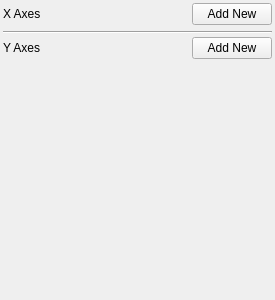
<ui version="4.0" >
 <class>MultiAxesTab</class>
 <widget class="QWidget" name="MultiAxesTab" >
  <property name="geometry" >
   <rect>
    <x>0</x>
    <y>0</y>
    <width>275</width>
    <height>300</height>
   </rect>
  </property>
  <property name="maximumSize" >
   <size>
    <width>275</width>
    <height>16777215</height>
   </size>
  </property>
  <property name="windowTitle" >
   <string>PlotMS Multi Axes Tab</string>
  </property>
  <layout class="QVBoxLayout" >
   <property name="spacing" >
    <number>3</number>
   </property>
   <property name="leftMargin" >
    <number>3</number>
   </property>
   <property name="topMargin" >
    <number>3</number>
   </property>
   <property name="rightMargin" >
    <number>3</number>
   </property>
   <property name="bottomMargin" >
    <number>3</number>
   </property>
   <item>
    <layout class="QHBoxLayout" >
     <property name="spacing" >
      <number>0</number>
     </property>
     <item>
      <widget class="QLabel" name="xLabel" >
       <property name="text" >
        <string>X Axes</string>
       </property>
      </widget>
     </item>
     <item>
      <spacer>
       <property name="orientation" >
        <enum>Qt::Horizontal</enum>
       </property>
       <property name="sizeHint" >
        <size>
         <width>40</width>
         <height>20</height>
        </size>
       </property>
      </spacer>
     </item>
     <item>
      <widget class="QPushButton" name="xNewButton" >
       <property name="text" >
        <string>Add New</string>
       </property>
      </widget>
     </item>
    </layout>
   </item>
   <item>
    <widget class="QFrame" name="xFrame" >
     <property name="frameShape" >
      <enum>QFrame::NoFrame</enum>
     </property>
     <property name="frameShadow" >
      <enum>QFrame::Raised</enum>
     </property>
    </widget>
   </item>
   <item>
    <widget class="Line" name="line" >
     <property name="orientation" >
      <enum>Qt::Horizontal</enum>
     </property>
    </widget>
   </item>
   <item>
    <layout class="QHBoxLayout" >
     <property name="spacing" >
      <number>0</number>
     </property>
     <item>
      <widget class="QLabel" name="yLabel" >
       <property name="text" >
        <string>Y Axes</string>
       </property>
      </widget>
     </item>
     <item>
      <spacer>
       <property name="orientation" >
        <enum>Qt::Horizontal</enum>
       </property>
       <property name="sizeHint" >
        <size>
         <width>40</width>
         <height>20</height>
        </size>
       </property>
      </spacer>
     </item>
     <item>
      <widget class="QPushButton" name="yNewButton" >
       <property name="text" >
        <string>Add New</string>
       </property>
      </widget>
     </item>
    </layout>
   </item>
   <item>
    <widget class="QFrame" name="yFrame" >
     <property name="frameShape" >
      <enum>QFrame::NoFrame</enum>
     </property>
     <property name="frameShadow" >
      <enum>QFrame::Raised</enum>
     </property>
    </widget>
   </item>
   <item>
    <spacer>
     <property name="orientation" >
      <enum>Qt::Vertical</enum>
     </property>
     <property name="sizeHint" >
      <size>
       <width>20</width>
       <height>91</height>
      </size>
     </property>
    </spacer>
   </item>
  </layout>
 </widget>
 <resources/>
 <connections/>
</ui>
